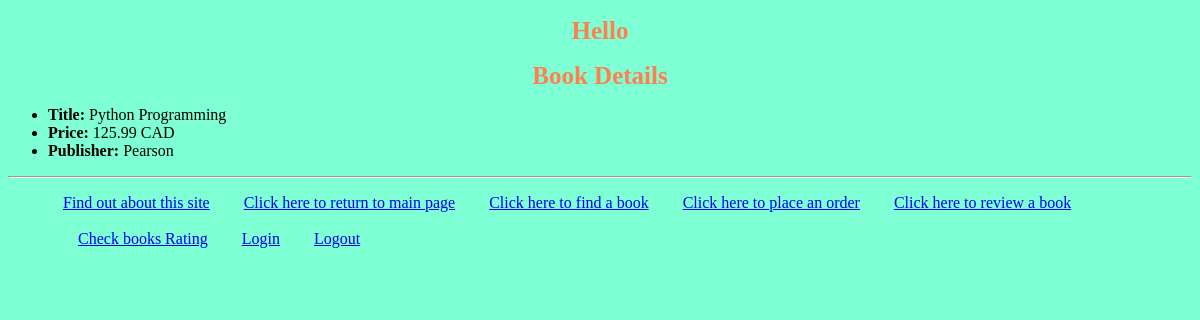
Screenshot of /myapp/4 with the database file from the repository.
### myapp/models.py (models this page shows, shortened)
class Book(models.Model):
    CATEGORY_CHOICES = [
        ('S', 'Scinece&Tech'),
        ('F', 'Fiction'),
        ('B', 'Biography'),
        ('T', 'Travel'),
        ('O', 'Other')
    ]
    title = models.CharField(max_length=200)
    category = models.CharField(max_length=1, choices=CATEGORY_CHOICES, default='S')
    num_pages = models.PositiveIntegerField(default=100)
    price = models.DecimalField(max_digits=10, decimal_places=2)
    description = models.TextField(blank=True)
    publisher = models.ForeignKey(Publisher, related_name='books', on_delete=models.CASCADE)
    num_reviews = models.PositiveIntegerField(default=0)

class Publisher(models.Model):
    name = models.CharField(max_length=200)
    website = models.URLField()
    city = models.CharField(max_length=20, blank=True)
    country = models.CharField(max_length=20, default='USA')
    def __str__(self):
        return self.name

### myapp/views.py (the view)
# urls.py: path(r'<int:book_id>', views.detail, name='book_detail'),
def detail(request, book_id):
    book = get_object_or_404(Book, id=book_id)
    return render(request, 'myapp/detail.html', {'book': book})

### templates/myapp/detail.html
{% extends 'myapp/base.html' %}
{% block body_block %}
     <h1>Book Details</h1>
    <ul>
        <li><b>Title: </b>{{ book.title }}</li>
        <li><b>Price: </b>{{ book.price }} CAD</li>
        <li><b>Publisher: </b>{{ book.publisher }}</li>
    </ul>
{% endblock %}

### myapp/static/myapp/style.css (style rules this page uses)
h1 { color: coral; font-size: 25px; text-align: center; }
body { background-color: aquamarine; }

### rows the page displays
Book: title "Python Programming", price "125.99", publisher "Pearson"
